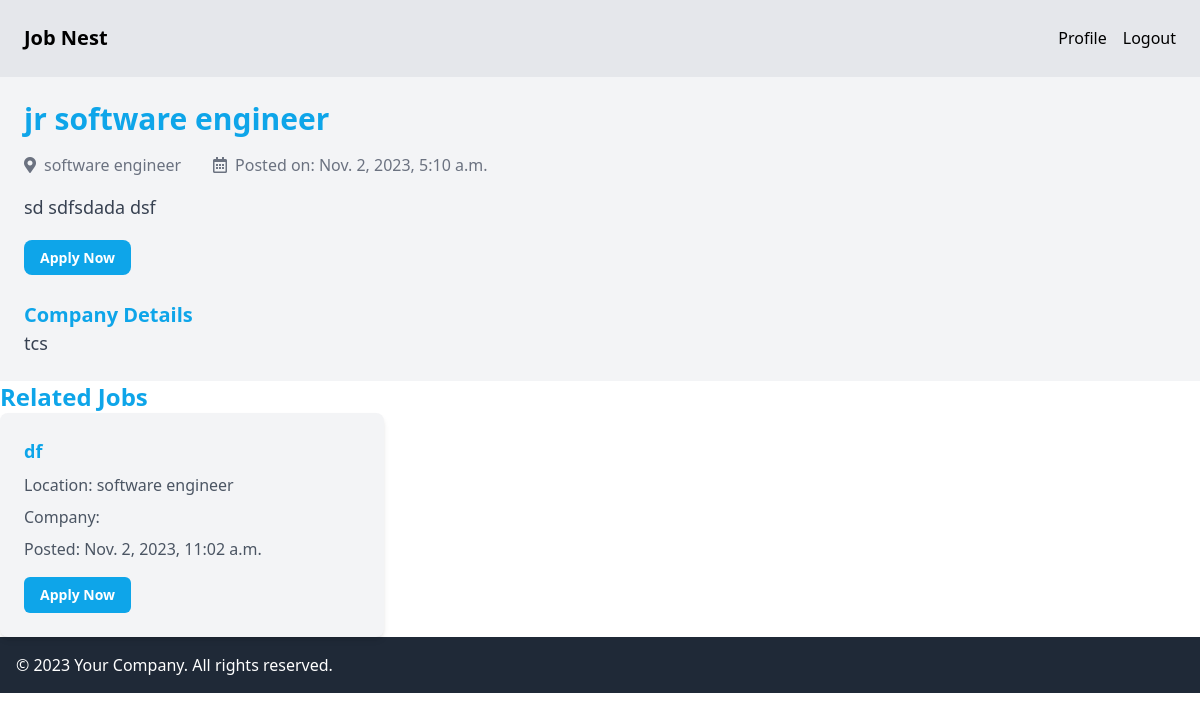
The page /job_details/1 (signed in) on the database its author committed.
### jobs/models.py (models this page shows, shortened)
class JobListing(models.Model):
    created_by = models.ForeignKey(User, on_delete=models.CASCADE)
    category = models.ForeignKey(Category, on_delete=models.CASCADE)
    title = models.CharField(max_length=200)
    expired = models.BooleanField(default=False)
    description = models.TextField()
    location = models.CharField(max_length=100)
    created_at = models.DateTimeField(auto_now_add=True)

class Category(models.Model):
    name = models.CharField(max_length=255)
    class Meta:
        ordering = ('name',)
    def __str__(self):
        return self.name

### jobs/views.py (the view)
# urls.py: path('job_details/<int:pk>', views.job_details, name='job_details'),
def job_details(request,pk):
    job = JobListing.objects.get(pk=pk)
    related_job = JobListing.objects.filter(category__name=job.category).exclude(pk=pk)[0:3]
    context = {
        'job': job,
        'related_job': related_job
    }
    return render(request, 'job_details.html', context)

### jobs/templates/job_details.html (shortened to what this page needs)
 {% extends 'base.html' %}
{% block content %}
        <div class="w-full max-w-screen-xl mx-auto">
            <h1 class="text-3xl font-semibold text-sky-500">{{ job.title }}</h1>
            <div class="flex items-center text-gray-500 my-4">
                <i class="fas fa-map-marker-alt mr-2"></i>
                <p>{{ job.category }}</p><sapan></sapan>
                <i class="far fa-calendar-alt ml-8 mr-2"></i>
                <p>Posted on: {{job.created_at}}</p>
            </div>
            <p class="text-lg text-gray-700">{{ job.description }}</p>
            <div class="mt-6">
                <a href="{% url 'apply_for_job' job.id %}" class="bg-sky-500 hover:bg-sky-700 text-white py-2 px-4 rounded-lg text-sm font-semibold">Apply Now</a>
            </div>
            <div class="mt-8">
                <h2 class="text-xl font-semibold text-sky-500">Company Details</h2>
                <p class="text-lg text-gray-700">{{ job.created_by }}</p>
            </div>
        </div>
    </div>
        <div class="w-full max-w-screen-xl mx-auto">
            <h2 class="text-2xl font-semibold text-sky-500">Related Jobs</h2>
            <div class="grid grid-cols-1 md:grid-cols-3 gap-6">
                {% for related_job in related_job%}
                <div class="p-6 bg-gray-100 rounded-lg shadow-md hover:shadow-lg transition-transform transform hover:scale-105">
                     <h3 class="text-lg font-semibold text-sky-500">{{ related_job.title }}</h3>
                    <p class="text-gray-600 mt-2">Location: {{ related_job.category }}</p>
                    <p class="text-gray-600 mt-2">Company: {{ related_job.user.company_name }}</p>
                    <p class="text-gray-600 mt-2">Posted: {{ related_job.created_at }}</p>
                    <div class="mt-4">
                        <a href="{% url 'job_details' related_job.id %}" class="bg-sky-500 hover:bg-sky-700 text-white py-2 px-4 rounded-md text-sm font-semibold inline-block transition-transform transform hover:scale-105">Apply Now</a>
                    </div>
                </div>
                {% empty %}
                <h3>no jobs found </h3>
                {% endfor %}
            </div>
        </div>
{% endblock %}

### rows shown on the page
JobListing: title "jr software engineer", category "software engineer", created_at "Nov. 2, 2023, 5:10 a.m.", description "sd sdfsdada dsf", created_by "tcs"
JobListing: title "df", category "software engineer", created_at "Nov. 2, 2023, 11:02 a.m."
